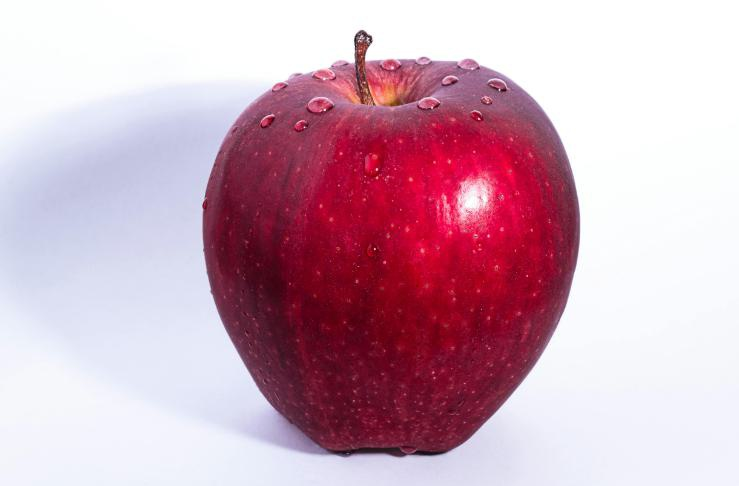
#> input picture assets/input-images/image1.png, 739 x 486 px
$ jupyter execute 01-opencv-setup.ipynb
#> lines starting #> are read from the running program, lines starting #| are printed output that depends on the picture
# **OpenCV Setup & Basic Operations**

## Overview
This notebook covers essential OpenCV setup verification and fundamental image operations including:
- Installation verification
- Color space conversions (BGR ↔ RGB, Grayscale, HSV)
- Image I/O operations
- Display functionality

OpenCV uses **BGR** color format by default, while most other libraries use **RGB**.

[cell 1]
# Import required libraries
import cv2
from PIL import Image
import numpy as np

# Verify OpenCV installation
print(f"OpenCV Version: {cv2.__version__}")
print("✅ OpenCV imported successfully!")

## **1. Color Space Conversions**

### BGR ↔ RGB Conversion
- **BGR**: Blue-Green-Red (OpenCV default)
- **RGB**: Red-Green-Blue (Standard format)

| Conversion | Usage |
|------------|-------|
| `COLOR_BGR2RGB` | Convert OpenCV image to standard RGB |
| `COLOR_RGB2BGR` | Convert RGB image to OpenCV format |

[cell 2]
# Load image (returns in BGR format)
image_path = '../assets/input-images/image1.png'
image_bgr  = cv2.imread(image_path)
#> image_bgr is the input picture: shape (486, 739, 3); mean B, G, R 185.7, 169.7, 206.6

if image_bgr is not None:
    # Convert BGR to RGB
    image_rgb = cv2.cvtColor(image_bgr, cv2.COLOR_BGR2RGB)
    print(f"✅ Image loaded: {image_bgr.shape}")
#| ✅ Image loaded: (486, 739, 3)
    print(f"✅ BGR → RGB conversion completed")
else:
    print("❌ Could not load image. Check the file path.")

[cell 3]
# Display images side by side
if image_bgr is not None:
    cv2.imshow('BGR Format (OpenCV Default)', image_bgr)
    cv2.imshow('RGB Format (Standard)', image_rgb)

    print("Press any key to close windows...")
    cv2.waitKey(0)
    cv2.destroyAllWindows()
    print("✅ Display windows closed")

## **2. Image I/O Operations**

### OpenCV vs PIL Comparison
Different libraries handle image formats differently:

[cell 4]
image_path = '../assets/input-images/image1.png'
img_cv = cv2.imread(image_path)

if img_cv is not None:
    print("=== Method 1: Direct OpenCV Save (BGR format) ===")
    cv2.imwrite('../assets/outputs/01_opencv_setup/opencv_direct.png', img_cv)
    print("✅ Saved with cv2.imwrite() - maintains BGR")

    print("\n=== Method 2: PIL Save without conversion (Incorrect colors) ===")
    pil_img_bgr = Image.fromarray(img_cv)
    pil_img_bgr.save('../assets/outputs/01_opencv_setup/pil_incorrect.png')
    print("⚠️ Saved BGR as RGB - colors will be wrong!")

    print("\n=== Method 3: Correct PIL Save (BGR→RGB conversion) ===")
    img_rgb = cv2.cvtColor(img_cv, cv2.COLOR_BGR2RGB)
    pil_img_rgb = Image.fromarray(img_rgb)
    pil_img_rgb.save('../assets/outputs/01_opencv_setup/pil_correct.png')
    print("✅ Saved with proper BGR→RGB conversion")

    print(f"\nImage shape: {img_cv.shape}")
#| Image shape: (486, 739, 3)
else:
    print("❌ Could not load image")

## **3. Grayscale Conversion**

Convert color images to grayscale for:
- **Reduced computational complexity**
- **Preprocessing for computer vision algorithms**
- **Edge detection and feature extraction**

[cell 5]
# Convert to grayscale
if img_cv is not None:
    img_gray = cv2.cvtColor(img_cv, cv2.COLOR_BGR2GRAY)
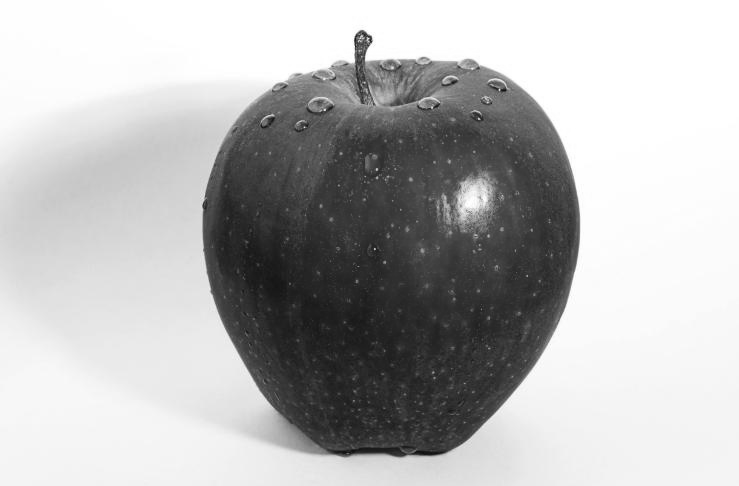
#> img_gray: shape (486, 739); min 13, max 255, mean 182.5

    print(f"Original  shape: {img_cv.shape} (H, W, C)")
#| Original  shape: (486, 739, 3) (H, W, C)
    print(f"Grayscale shape: {img_gray.shape} (H, W)")
#| Grayscale shape: (486, 739) (H, W)

    # Display grayscale image
    cv2.imshow('Grayscale Image', img_gray)
    cv2.waitKey(0)
    cv2.destroyAllWindows()

    # Save grayscale image
    cv2.imwrite('../assets/outputs/01_opencv_setup/grayscale.png', img_gray)
    print("✅ Grayscale conversion completed and saved")
else:
    print("❌ No image loaded for grayscale conversion")

## **4. HSV Color Space**

**HSV (Hue, Saturation, Value)** is useful for:
- **Color-based object detection**
- **Image segmentation**
- **Color filtering applications**

| Component | Range | Description |
|-----------|-------|-------------|
| Hue | 0-179 | Color type |
| Saturation | 0-255 | Color intensity |
| Value | 0-255 | Brightness |

[cell 6]
# Convert BGR to HSV
image_path = '../assets/input-images/image5.jpg'
img_bgr    = cv2.imread(image_path)
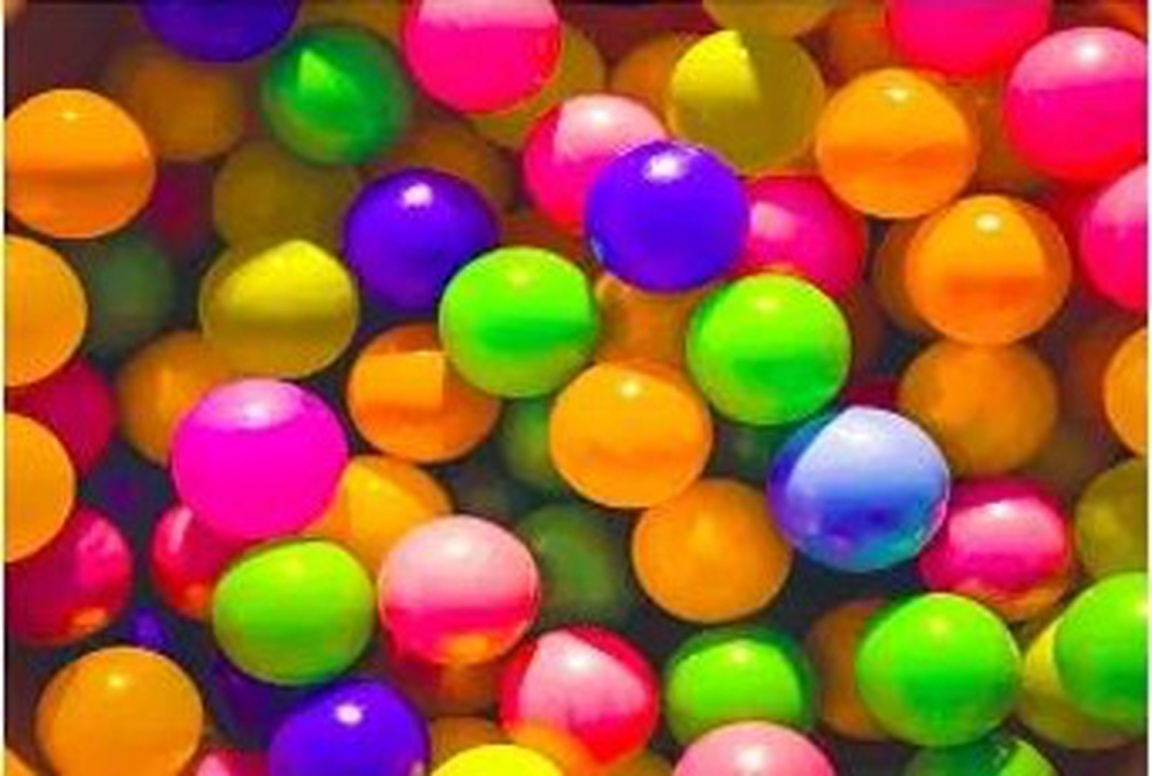
#> input picture assets/input-images/image5.jpg, 1152 x 776 px
#> img_bgr is the input picture: shape (776, 1152, 3); mean B, G, R 54.9, 93.3, 158.5

if img_bgr is not None:
    # Convert to HSV color space
    img_hsv = cv2.cvtColor(img_bgr, cv2.COLOR_BGR2HSV)
#> img_hsv: shape (776, 1152, 3); mean H, S, V 69.4, 212.7, 181.5

    print(f"Original BGR shape: {img_bgr.shape}")
#| Original BGR shape: (776, 1152, 3)
    print(f"HSV shape         : {img_hsv.shape}")
#| HSV shape         : (776, 1152, 3)
    print("HSV channels: H(0-179), S(0-255), V(0-255)")

    # Display HSV image
    cv2.imshow('HSV Color Space', img_hsv)
    cv2.waitKey(0)
    cv2.destroyAllWindows()

    # Save HSV image
    cv2.imwrite('../assets/outputs/01_opencv_setup/hsv_image.png', img_hsv)
    print("✅ HSV conversion completed and saved")
else:
    print("❌ Could not load image for HSV conversion")
